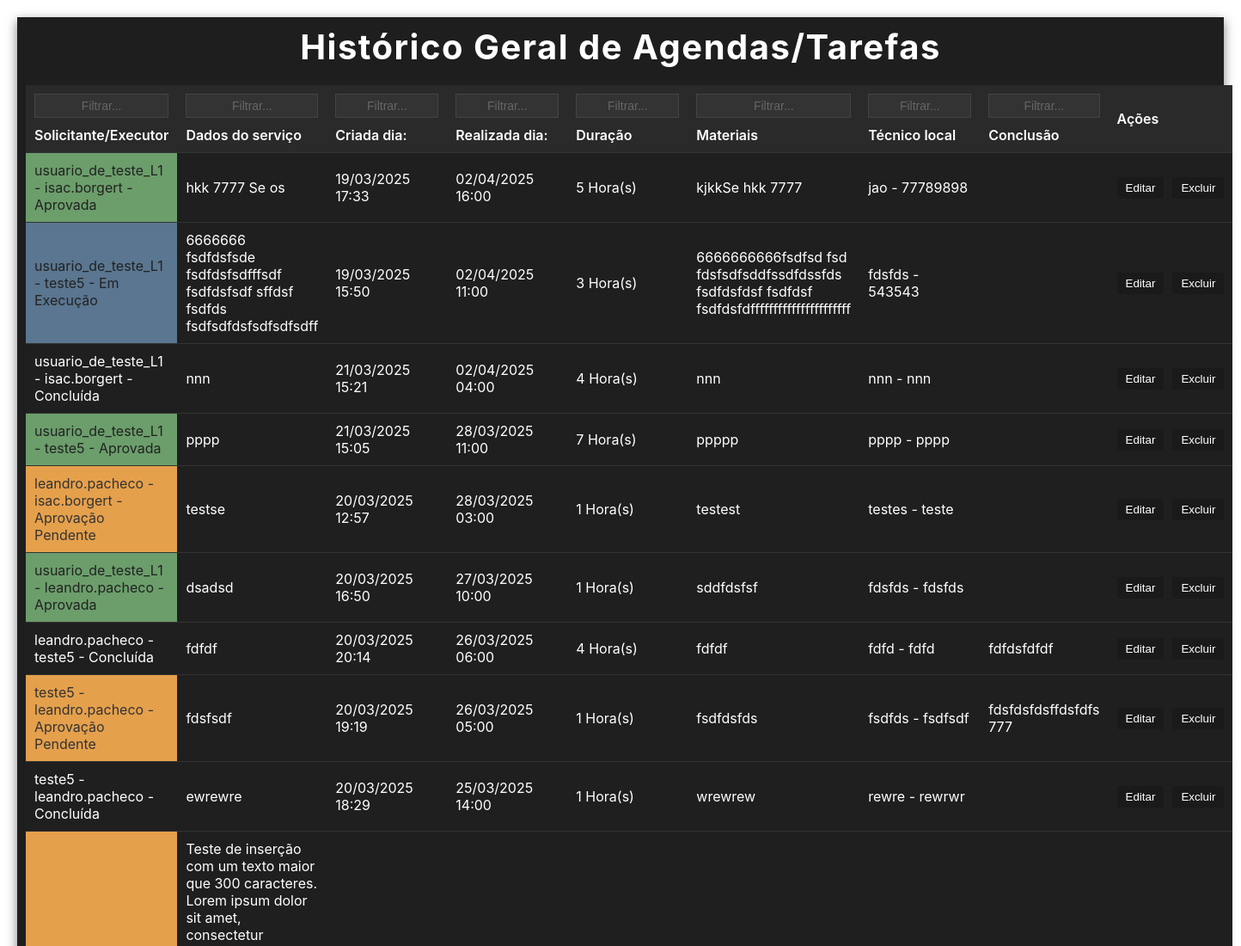
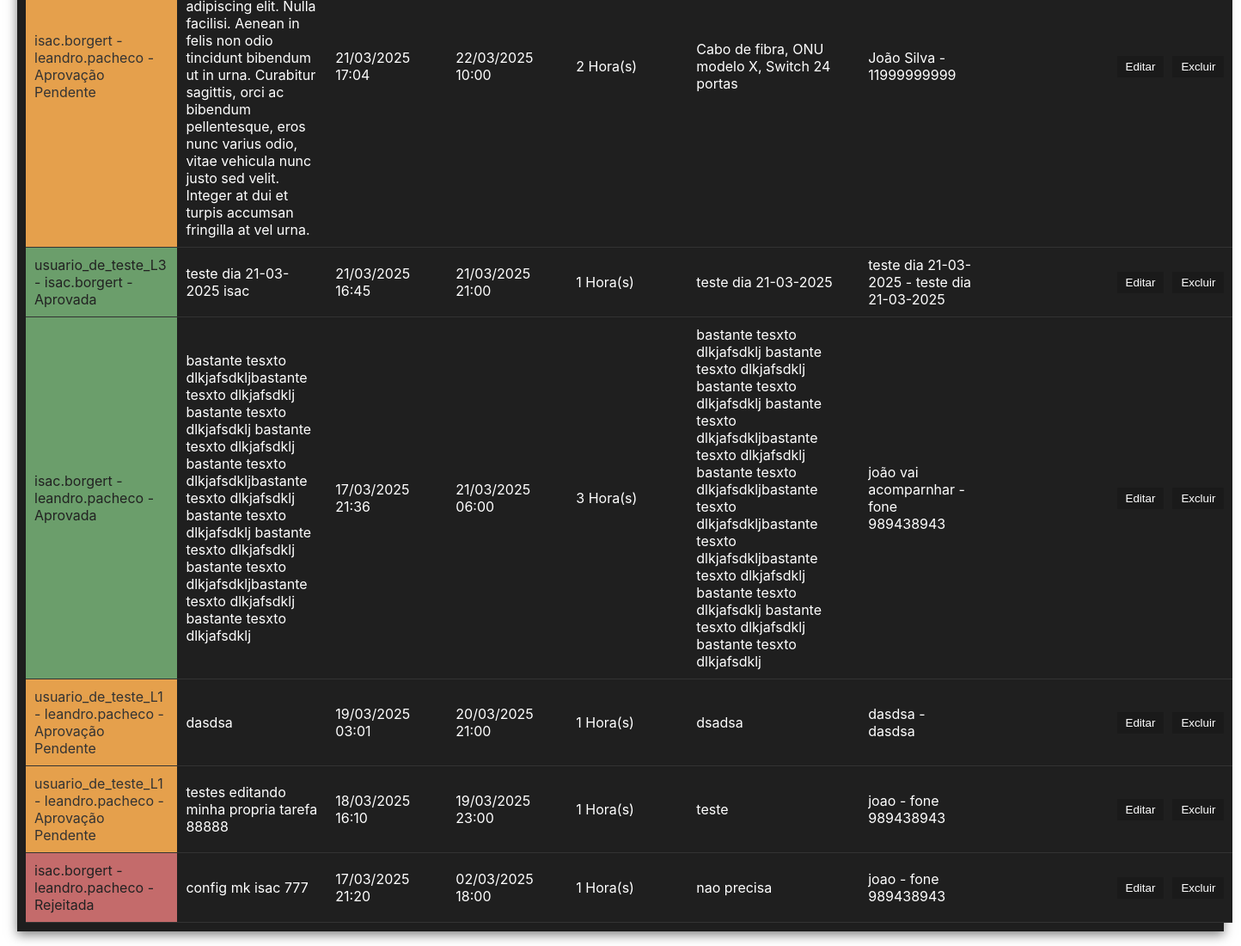
Screenshot of /historico_de_agenda_geral.php (signed in) with the database file from the repository (2 pictures, top to bottom).
### tables this page shows
CREATE TABLE `agenda` (
  `id` int NOT NULL AUTO_INCREMENT,
  `id_usuario_cliente` int NOT NULL,
  `id_usuario_tecnico` int NOT NULL,
  `dados` text NOT NULL,
  `data_criacao` timestamp NULL DEFAULT CURRENT_TIMESTAMP,
  `data_agenda` datetime NOT NULL,
  `materiais_necessarios` text NOT NULL,
  `responsavel_local` varchar(255) NOT NULL,
  `fone_responsavel_local` varchar(20) NOT NULL,
  `horas_execucao` int DEFAULT '1',
  `aprovada` varchar(255) DEFAULT 'Aprovação Pendente',
  `conclusao` varchar(255) DEFAULT NULL,
  PRIMARY KEY (`id`),
  KEY `id_usuario_cliente` (`id_usuario_cliente`),
  KEY `id_usuario_tecnico` (`id_usuario_tecnico`),
  CONSTRAINT `agenda_ibfk_1` FOREIGN KEY (`id_usuario_cliente`) REFERENCES `usuarios` (`id`),
  CONSTRAINT `agenda_ibfk_2` FOREIGN KEY (`id_usuario_tecnico`) REFERENCES `usuarios` (`id`)
);

CREATE TABLE `usuarios` (
  `id` int NOT NULL AUTO_INCREMENT,
  `username` varchar(255) NOT NULL,
  `senha` varchar(255) NOT NULL,
  `nivel_permissao` int NOT NULL,
  `data_criacao` timestamp NULL DEFAULT CURRENT_TIMESTAMP,
  `status` tinyint(1) DEFAULT '1',
  `ultimo_login` datetime DEFAULT NULL,
  `idioma` varchar(10) DEFAULT 'portugues',
  `nome_empresa` varchar(255) DEFAULT NULL,
  `email` varchar(255) DEFAULT NULL,
  PRIMARY KEY (`id`),
  UNIQUE KEY `username` (`username`)
);

### historico_de_agenda_geral.php (the view, shortened to what this page needs)
<?php
include 'banco_e_functions_gerais.php';
$query = "
    SELECT a.*,
           u.username AS cliente_username,
           t.username AS tecnico_username
    FROM agenda a
    LEFT JOIN usuarios u ON a.id_usuario_cliente = u.id
    LEFT JOIN usuarios t ON a.id_usuario_tecnico = t.id
    WHERE (a.data_agenda < CURDATE() or a.aprovada = 'Concluída')
    ORDER BY a.data_agenda desc limit 100
";
$result = mysqli_query($conn, $query);
?>
<!DOCTYPE html>
<html lang="pt-br">
<head>
    <link rel="stylesheet" href="css_fontes/para_listagem_de_agendas.css?<?php echo time(); ?>">
</head>
<body>
    <div class="container">
        <h1>Histórico Geral de Agendas/Tarefas</h1>
        <?php if ($result && mysqli_num_rows($result) > 0): ?>
            <table class="agenda-table">
                <thead>
                <tr>
                    <th>
                        <input type="text" placeholder="Filtrar..." onkeyup="filtrarTabela(0)">
                        Solicitante/Executor
                    </th>
                    <th class="tooltip">
                        <input type="text" placeholder="Filtrar..." onkeyup="filtrarTabela(1)">
                        Dados do serviço
                    </th>
                    <th>
                        <input type="text" placeholder="Filtrar..." onkeyup="filtrarTabela(2)">
                        Criada dia:
                    </th>
                    <th class="tooltip">
                        <input type="text" placeholder="Filtrar..." onkeyup="filtrarTabela(3)">
                        Realizada dia:
                    </th>
                    <th class="tooltip">
                        <input type="text" placeholder="Filtrar..." onkeyup="filtrarTabela(4)">
                        Duração
                    </th>
                    <th class="tooltip">
                        <input type="text" placeholder="Filtrar..." onkeyup="filtrarTabela(5)">
                        Materiais
                    </th>
                    <th class="tooltip">
                        <input type="text" placeholder="Filtrar..." onkeyup="filtrarTabela(6)">
                        Técnico local
                    </th>
                    <th class="tooltip">
                        <input type="text" placeholder="Filtrar..." onkeyup="filtrarTabela(7)">
                        Conclusão
                    </th>
                    <th>
                        Ações
                    </th>
                </tr>
                </thead>
                <tbody>
                    <?php while ($row = mysqli_fetch_assoc($result)): ?>
                        <tr>
                        <?php
                            $data_criacao = new DateTime($row['data_criacao']);
                            $data_criacao = $data_criacao->format('d/m/Y H:i');
                            $data_agenda = new DateTime($row['data_agenda']);
                            $data_agenda = $data_agenda->format('d/m/Y H:i');
                        ?>
                            <td><?php echo htmlspecialchars($row['cliente_username']).' - '.$row['tecnico_username'].' - '.$row['aprovada']; ?></td>
                            <td><?php echo htmlspecialchars($row['dados']); ?></td>
                            <td><?php echo htmlspecialchars($data_criacao); ?></td>
                            <td><?php echo htmlspecialchars($data_agenda); ?></td>
                            <td><?php echo htmlspecialchars($row['horas_execucao']); ?> Hora(s)</td>
                            <td><?php echo htmlspecialchars($row['materiais_necessarios']); ?></td>
                            <td><?php echo htmlspecialchars($row['responsavel_local']).' - '.$row['fone_responsavel_local']; ?></td>
                            <td><?php echo htmlspecialchars($row['conclusao']); ?></td>
                            <td>
                                <div class="acoes-agenda" data-id="<?php echo $row['id']; ?>">
                                    <button class="btn-editar">Editar</button>
                                    <button class="btn-excluir">Excluir</button>
                                </div>
                            </td>
                        </tr>
                    <?php endwhile; ?>
                </tbody>
            </table>
        <?php else: ?>
            <p class="no-agendas">Você não tem nenhuma agenda registrada.</p>
        <?php endif; ?>
    </div>
</body>
</html>

### rows the page displays
agenda: id_usuario_cliente.username "usuario_de_teste_L1", id_usuario_tecnico.username "isac.borgert", aprovada "Aprovada", dados "hkk 7777 Se os", data_criacao "19/03/2025 17:33", data_agenda "02/04/2025 16:00", horas_execucao "5", materiais_necessarios "kjkkSe hkk 7777", responsavel_local "jao", fone_responsavel_local "77789898"
agenda: id_usuario_cliente.username "usuario_de_teste_L1", id_usuario_tecnico.username "teste5", aprovada "Em Execução", dados "6666666 fsdfdsfsde fsdfdsfsdfffsdf fsdfdsfsdf sffdsf fsdfds fsdfsdfdsfsdfsdfsdff", data_criacao "19/03/2025 15:50", data_agenda "02/04/2025 11:00", horas_execucao "3", materiais_necessarios "6666666666fsdfsd fsd fdsfsdfsddfssdfdssfds fsdfdsfdsf fsdfdsf fsdfdsfdffffffffffffffffffffff", responsavel_local "fdsfds", fone_responsavel_local "543543"
agenda: id_usuario_cliente.username "usuario_de_teste_L1", id_usuario_tecnico.username "isac.borgert", aprovada "Concluída", dados "nnn", data_criacao "21/03/2025 15:21", data_agenda "02/04/2025 04:00", horas_execucao "4", materiais_necessarios "nnn", responsavel_local "nnn", fone_responsavel_local "nnn"
agenda: id_usuario_cliente.username "usuario_de_teste_L1", id_usuario_tecnico.username "teste5", aprovada "Aprovada", dados "pppp", data_criacao "21/03/2025 15:05", data_agenda "28/03/2025 11:00", horas_execucao "7", materiais_necessarios "ppppp", responsavel_local "pppp", fone_responsavel_local "pppp"
agenda: id_usuario_cliente.username "leandro.pacheco", id_usuario_tecnico.username "isac.borgert", aprovada "Aprovação Pendente", dados "testse", data_criacao "20/03/2025 12:57", data_agenda "28/03/2025 03:00", horas_execucao "1", materiais_necessarios "testest", responsavel_local "testes", fone_responsavel_local "teste"
agenda: id_usuario_cliente.username "usuario_de_teste_L1", id_usuario_tecnico.username "leandro.pacheco", aprovada "Aprovada", dados "dsadsd", data_criacao "20/03/2025 16:50", data_agenda "27/03/2025 10:00", horas_execucao "1", materiais_necessarios "sddfdsfsf", responsavel_local "fdsfds", fone_responsavel_local "fdsfds"
agenda: id_usuario_cliente.username "leandro.pacheco", id_usuario_tecnico.username "teste5", aprovada "Concluída", dados "fdfdf", data_criacao "20/03/2025 20:14", data_agenda "26/03/2025 06:00", horas_execucao "4", materiais_necessarios "fdfdf", responsavel_local "fdfd", fone_responsavel_local "fdfd", conclusao "fdfdsfdfdf"
agenda: id_usuario_cliente.username "teste5", id_usuario_tecnico.username "leandro.pacheco", aprovada "Aprovação Pendente", dados "fdsfsdf", data_criacao "20/03/2025 19:19", data_agenda "26/03/2025 05:00", horas_execucao "1", materiais_necessarios "fsdfdsfds", responsavel_local "fsdfds", fone_responsavel_local "fsdfsdf", conclusao "fdsfdsfdsffdsfdfs 777"
agenda: id_usuario_cliente.username "teste5", id_usuario_tecnico.username "leandro.pacheco", aprovada "Concluída", dados "ewrewre", data_criacao "20/03/2025 18:29", data_agenda "25/03/2025 14:00", horas_execucao "1", materiais_necessarios "wrewrew", responsavel_local "rewre", fone_responsavel_local "rewrwr"
agenda: id_usuario_cliente.username "isac.borgert", id_usuario_tecnico.username "leandro.pacheco", aprovada "Aprovação Pendente", dados "Teste de inserção com um texto maior que 300 caracteres. Lorem ipsum dolor sit amet, consectetur adipiscing elit. Nulla facilisi. Aenean in felis non odio tincidunt bibendum ut in urna. Curabitur sagittis, orci ac bibendum pellentesque, eros nunc varius odio, vitae vehicula nunc justo sed velit. Integer at dui et turpis accumsan fringilla at vel urna.", data_criacao "21/03/2025 17:04", data_agenda "22/03/2025 10:00", horas_execucao "2", materiais_necessarios "Cabo de fibra, ONU modelo X, Switch 24 portas", responsavel_local "João Silva", fone_responsavel_local "11999999999"
agenda: id_usuario_cliente.username "usuario_de_teste_L3", id_usuario_tecnico.username "isac.borgert", aprovada "Aprovada", dados "teste dia 21-03-2025 isac", data_criacao "21/03/2025 16:45", data_agenda "21/03/2025 21:00", horas_execucao "1", materiais_necessarios "teste dia 21-03-2025", responsavel_local "teste dia 21-03-2025", fone_responsavel_local "teste dia 21-03-2025"
agenda: id_usuario_cliente.username "isac.borgert", id_usuario_tecnico.username "leandro.pacheco", aprovada "Aprovada", dados "bastante tesxto dlkjafsdkljbastante tesxto dlkjafsdklj bastante tesxto dlkjafsdklj bastante tesxto dlkjafsdklj bastante tesxto dlkjafsdkljbastante tesxto dlkjafsdklj bastante tesxto dlkjafsdklj bastante tesxto dlkjafsdklj bastante tesxto dlkjafsdkljbastante tesxto dlkjafsdklj bastante tesxto dlkjafsdklj", data_criacao "17/03/2025 21:36", data_agenda "21/03/2025 06:00", horas_execucao "3", materiais_necessarios "bastante tesxto dlkjafsdklj bastante tesxto dlkjafsdklj bastante tesxto dlkjafsdklj bastante tesxto dlkjafsdkljbastante tesxto dlkjafsdklj bastante tesxto dlkjafsdkljbastante tesxto dlkjafsdkljbastante tesxto dlkjafsdkljbastante tesxto dlkjafsdklj bastante tesxto dlkjafsdklj bastante tesxto dlkjafsdklj bastante tesxto dlkjafsdklj", responsavel_local "joão vai acomparnhar", fone_responsavel_local "fone 989438943"
agenda: id_usuario_cliente.username "usuario_de_teste_L1", id_usuario_tecnico.username "leandro.pacheco", aprovada "Aprovação Pendente", dados "dasdsa", data_criacao "19/03/2025 03:01", data_agenda "20/03/2025 21:00", horas_execucao "1", materiais_necessarios "dsadsa", responsavel_local "dasdsa", fone_responsavel_local "dasdsa"
agenda: id_usuario_cliente.username "usuario_de_teste_L1", id_usuario_tecnico.username "leandro.pacheco", aprovada "Aprovação Pendente", dados "testes editando minha propria tarefa 88888", data_criacao "18/03/2025 16:10", data_agenda "19/03/2025 23:00", horas_execucao "1", materiais_necessarios "teste", responsavel_local "joao", fone_responsavel_local "fone 989438943"
agenda: id_usuario_cliente.username "isac.borgert", id_usuario_tecnico.username "leandro.pacheco", aprovada "Rejeitada", dados "config mk isac 777", data_criacao "17/03/2025 21:20", data_agenda "02/03/2025 18:00", horas_execucao "1", materiais_necessarios "nao precisa", responsavel_local "joao", fone_responsavel_local "fone 989438943"
